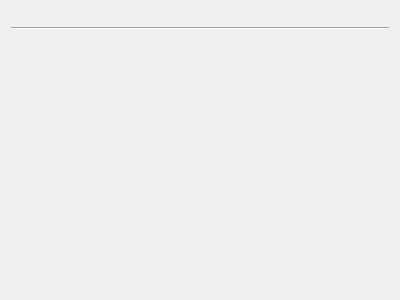
<?xml version="1.0" encoding="UTF-8"?>
<ui version="4.0">
 <class>Form</class>
 <widget class="QWidget" name="Form">
  <property name="geometry">
   <rect>
    <x>0</x>
    <y>0</y>
    <width>400</width>
    <height>300</height>
   </rect>
  </property>
  <property name="windowTitle">
   <string>Add Note</string>
  </property>
  <layout class="QVBoxLayout" name="verticalLayout">
   <item>
    <layout class="QHBoxLayout" name="horizontalLayout">
     <property name="spacing">
      <number>6</number>
     </property>
     <property name="bottomMargin">
      <number>0</number>
     </property>
     <item>
      <widget class="QWidget" name="model_chooser_widget" native="true">
       <property name="minimumSize">
        <size>
         <width>0</width>
         <height>10</height>
        </size>
       </property>
      </widget>
     </item>
     <item>
      <widget class="QWidget" name="deck_chooser_widget" native="true"/>
     </item>
    </layout>
   </item>
   <item>
    <widget class="Line" name="line">
     <property name="orientation">
      <enum>Qt::Horizontal</enum>
     </property>
    </widget>
   </item>
   <item>
    <widget class="QWidget" name="editor_widget" native="true">
     <property name="sizePolicy">
      <sizepolicy hsizetype="Preferred" vsizetype="Expanding">
       <horstretch>0</horstretch>
       <verstretch>10</verstretch>
      </sizepolicy>
     </property>
     <property name="autoFillBackground">
      <bool>true</bool>
     </property>
    </widget>
   </item>
   <item>
    <widget class="QDialogButtonBox" name="buttonBox">
     <property name="standardButtons">
      <set>QDialogButtonBox::NoButton</set>
     </property>
    </widget>
   </item>
  </layout>
 </widget>
 <resources/>
 <connections/>
</ui>
